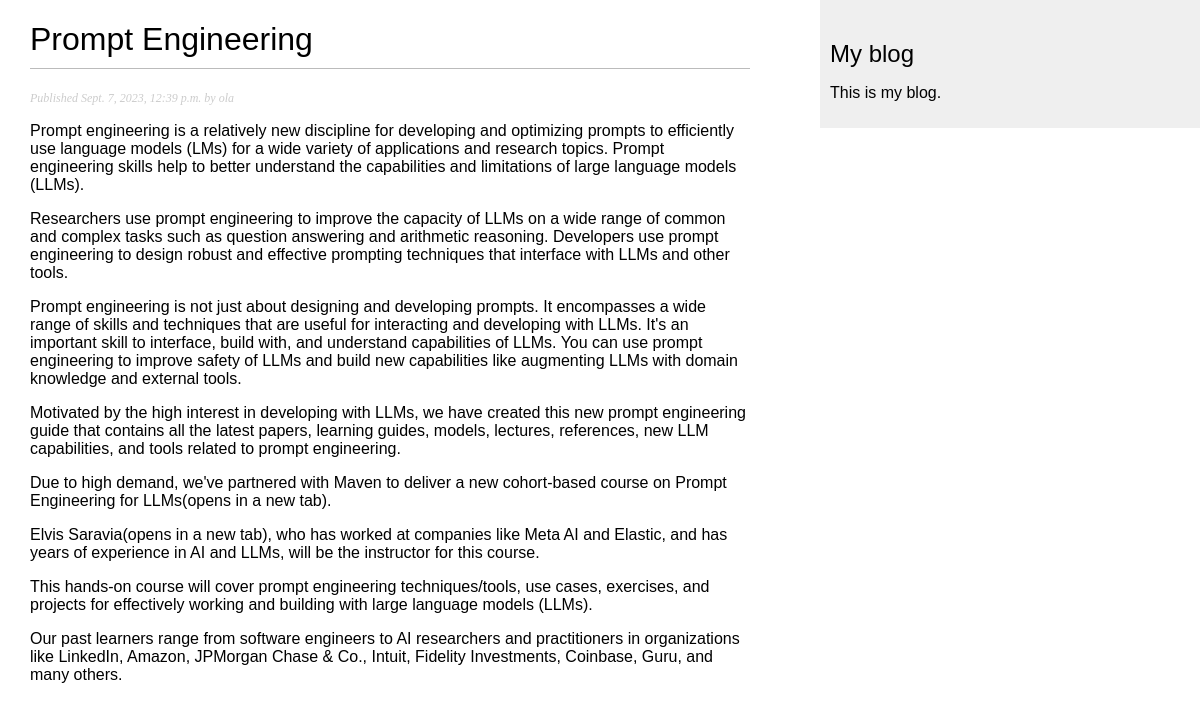
The app's page /blog/2023/9/7/prompt-engineering/ with its own data.
### blog/models.py (models this page shows, shortened)
class Post(models.Model):
    class Status(models.TextChoices):
        DRAFT = 'DF', 'Draft'
        PUBLISHED = 'PB', 'Published'
    title = models.CharField(max_length=250)
    slug = models.SlugField(max_length=250, unique_for_date='publish')
    body = models.TextField()
    publish = models.DateTimeField(default=timezone.now)
    created = models.DateTimeField(auto_now_add=True)
    updated = models.DateTimeField(auto_now=True)
    status = models.CharField(max_length=2, choices=Status.choices, default=Status.PUBLISHED)
    author = models.ForeignKey(User, on_delete=models.CASCADE, related_name='blog_posts')
    objects = models.Manager()
    published = PublishedManager()
    class Meta:
        ordering = ['-publish']
        indexes = [models.Index(fields=['-publish']),]

### blog/views.py (the view)
# urls.py: path('<int:year>/<int:month>/<int:day>/<slug:post>/', views.post_detail, name='post_detail'),
def post_detail(request, year, month, day, post):
    post = get_object_or_404(Post,
                             status = Post.Status.PUBLISHED,
                             slug = post,
                             publish__year = year,
                             publish__month = month,
                             publish__day = day)
    return render(request, 'blog/post/detail.html', {'post': post})

### blog/templates/blog/post/detail.html (shortened to what this page needs)
{% extends 'blog/base.html' %}
{% block content %}
  <h1>{{ post.title }}</h1>
  <p class="date">
    Published {{post.publish}} by {{ post.author }}
  </p>
  {{ post.body|linebreaks }}
{% endblock %}

### blog/static/css/blog.css (style rules this page uses)
body { margin:0; padding:0; font-family:helvetica, sans-serif; }
h1 { font-weight:normal; border-bottom:1px solid #bbb; padding:0 0 10px 0; }
p.date { color:#ccc; font-family: georgia, serif; font-size: 12px; font-style: italic; }

### records on screen
Post: title "Prompt Engineering", publish "Sept. 7, 2023, 12:39 p.m.", author "ola", body "Prompt engineering is a relatively new discipline for developing and optimizing prompts to efficiently use language models (LMs) for a wide variety of applications and research topics. Prompt engineering skills help to better understand the capabilities and limitations of large language models (LLMs). Researchers use prompt engineering to improve the capacity of LLMs on a wide range of common and complex tasks such as question answering and arithmetic reasoning. Developers use prompt engineering to design robust and effective prompting techniques that interface with LLMs and other tools. Prompt engineering is not just about designing and developing prompts. It encompasses a wide range of…"
